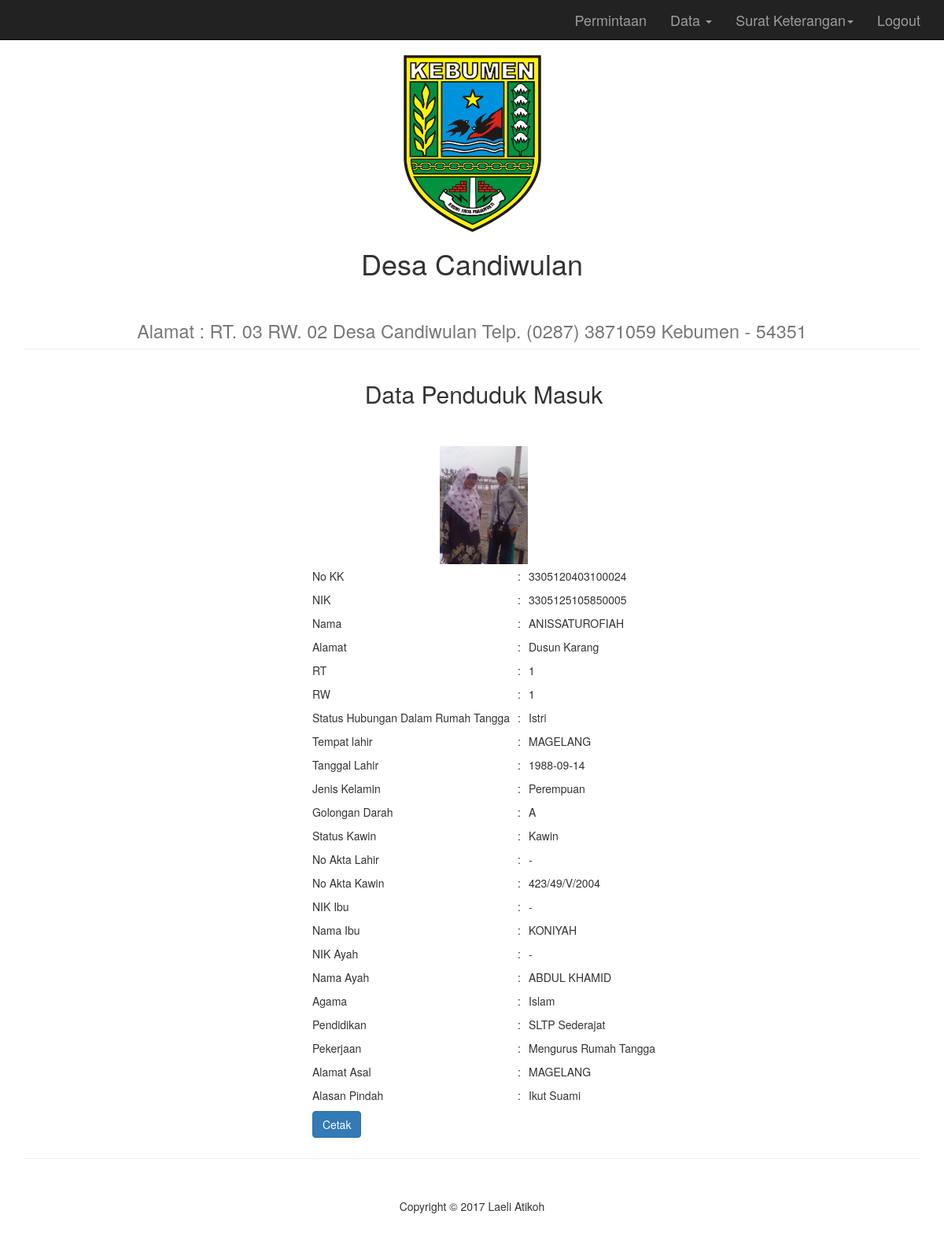
/user.php?container=lihat_datapenduduk_masuk&no_id=AA0006 (signed in), run on the app's committed database.
### tables this page shows
CREATE TABLE IF NOT EXISTS `data_penduduk` (
  `no_kk` varchar(100) NOT NULL,
  `nik` varchar(100) NOT NULL,
  `nama_lgkp` varchar(200) NOT NULL,
  `alamat` varchar(50) NOT NULL,
  `rt` int(5) NOT NULL,
  `rw` int(5) NOT NULL,
  `shdk` varchar(50) NOT NULL,
  `tmpt_lhr` varchar(200) NOT NULL,
  `tgl_lhr` date NOT NULL,
  `jk` varchar(50) NOT NULL,
  `gol_darah` varchar(10) NOT NULL,
  `status_kwn` varchar(100) NOT NULL,
  `no_akta_lhr` varchar(100) NOT NULL,
  `no_akta_kwn` varchar(100) NOT NULL,
  `nik_ibu` varchar(100) NOT NULL,
  `nama_lgkp_ibu` varchar(200) NOT NULL,
  `nik_ayah` varchar(100) NOT NULL,
  `nama_lgkp_ayah` varchar(200) NOT NULL,
  `agama` varchar(100) NOT NULL,
  `pendidikan` varchar(100) NOT NULL,
  `pekerjaan` varchar(100) NOT NULL,
  `foto` varchar(500) NOT NULL,
  `no_id` varchar(12) NOT NULL,
  PRIMARY KEY (`nik`)
);

CREATE TABLE IF NOT EXISTS `penduduk_masuk` (
  `no_id` varchar(30) NOT NULL,
  `alamat_asal` varchar(200) NOT NULL,
  `alasan_pindah` varchar(300) NOT NULL
);

### lihat_datapenduduk_masuk.php (the view, shortened to what this page needs)
<?php
                          $no_id = $_GET['no_id'];
                          $query = mysql_query("select * from penduduk_masuk where no_id ='$no_id'");
                          $query1 = mysql_query("select * from data_penduduk where no_id ='$no_id'");
                          $tampilData = mysql_fetch_array($query);
                          $tampilData1 = mysql_fetch_array($query1);
                        ?>
<div class="container">
<h2 align="center">Data Penduduk Masuk</h2>
<br><br>
  <center>
  <img src="<?php echo $tampilData1['foto']; ?>" height="150" />
  <br>
  <center>
  <table border="0">
  <tr><td>No KK</td><td>:</td><td><?php echo $tampilData1['no_kk']; ?></td></tr>
  <tr><td>NIK</td><td>:</td><td><?php echo $tampilData1['nik']; ?></td></tr>
  <tr><td>Nama</td><td>:</td><td><?php echo $tampilData1['nama_lgkp']; ?></td></tr>
  <tr><td>Alamat</td><td>:</td><td><?php echo $tampilData1['alamat']; ?></td></tr>
  <tr><td>RT</td><td>:</td><td><?php echo $tampilData1['rt']; ?></td></tr>
  <tr><td>RW</td><td>:</td><td><?php echo $tampilData1['rw']; ?></td></tr>
  <tr><td>Status Hubungan Dalam Rumah Tangga</td><td>:</td><td><?php echo $tampilData1['shdk']; ?></td></tr>
  <tr><td>Tempat lahir</td><td>:</td><td><?php echo $tampilData1['tmpt_lhr']; ?></td></tr>
  <tr><td>Tanggal Lahir</td><td>:</td><td><?php echo $tampilData1['tgl_lhr'];?></td></tr>
  <tr><td>Jenis Kelamin</td><td>:</td><td><?php echo $tampilData1['jk'];?></td></tr>
  <tr><td>Golongan Darah</td><td>:</td><td><?php echo $tampilData1['gol_darah'];?></td></tr>
  <tr><td>Status Kawin</td><td>:</td><td><?php echo $tampilData1['status_kwn'];?></td></tr>
  <tr><td>No Akta Lahir</td><td>:</td><td><?php echo $tampilData1['no_akta_lhr'];?></td></tr>
  <tr><td>No Akta Kawin</td><td>:</td><td><?php echo $tampilData1['no_akta_kwn'];?></td></tr>
  <tr><td>NIK Ibu</td><td>:</td><td><?php echo $tampilData1['nik_ibu'];?></td></tr>
  <tr><td>Nama Ibu</td><td>:</td><td><?php echo $tampilData1['nama_lgkp_ibu'];?></td></tr>
  <tr><td>NIK Ayah</td><td>:</td><td><?php echo $tampilData1['nik_ayah'];?></td></tr>
  <tr><td>Nama Ayah</td><td>:</td><td><?php echo $tampilData1['nama_lgkp_ayah'];?></td></tr>
  <tr><td>Agama</td><td>:</td><td><?php echo $tampilData1['agama'];?></td></tr>
  <tr><td>Pendidikan</td><td>:</td><td><?php echo $tampilData1['pendidikan'];?></td></tr>
  <tr><td>Pekerjaan</td><td>:</td><td><?php echo $tampilData1['pekerjaan'];?></td></tr>
  <tr><td>Alamat Asal</td><td>:</td><td><?php echo $tampilData['alamat_asal'];?></td></tr>
  <tr><td>Alasan Pindah</td><td>:</td><td><?php echo $tampilData['alasan_pindah'];?></td></tr>
  <tr><td colspan="3">
           <a href="laporan_pindahmasuk.php?no_id=<?php echo $no_id; ?>" class="btn btn-primary" target="_blank">Cetak</a></td></tr>
  </table></center>
</div>

### user.php (shortened to what this page needs)
<?php
$container    = $_GET['container'];
?>
<?php
  if(empty($_SESSION['username'])AND
    empty($_SESSION['password'])){
    echo "<p><b>Anda Harus Login</b></p>";
}
else{?>
<!DOCTYPE html>
<html lang="en">
<head>
    <link href="css/bootstrap.min.css" rel="stylesheet">
    <link href="css/bootstrap.min.css" rel="stylesheet">
    <link href="css/modern-business.css" rel="stylesheet">
    <link href="font-awesome/css/font-awesome.min.css" rel="stylesheet" type="text/css">
</head>
<body>
    <nav class="navbar navbar-inverse navbar-fixed-top" role="navigation">
        <div class="container">
            <div class="collapse navbar-collapse" id="bs-example-navbar-collapse-1">
                <ul class="nav navbar-nav navbar-right b1">
                <li>
                    <a href="user.php?container=permintaan_user">Permintaan</a>
                            </li>
                    <li class="dropdown">
                        <a href="#" class="dropdown-toggle" data-toggle="dropdown">Data <b class="caret"></b></a>
                    </li>
                    <li class="dropdown">
                        <a href="#" class="dropdown-toggle" data-toggle="dropdown">Surat Keterangan<b class="caret"></b></a>
                            </li>
                    <li>
                        <a href="logout.php">Logout</a>
                    </li>
                        </ul>
            </div>
        </div>
    </nav>
    <div class="container">
        <div class="row">
            <div class="col-lg-12">
            <center>
            <br>
            <img src="kebumen.jpg" width="175" height="225" />
            <br>
                <h1>Desa Candiwulan</h1>
                <h1 class="page-header"><small>Alamat : RT. 03 RW. 02 Desa Candiwulan Telp. (0287) 3871059 Kebumen - 54351</small></h1>
            </center>
                    <?php
             if($container=='kelahiran')
                include("data_kelahiran_user.php");
            else if($container=='permintaan_user')
                include("permintaan_user.php");
            else if($container=='lihat_datapenduduk_kelahiran')
                include("lihat_datapenduduk_kelahiran.php");
            else if($container=='kematian')
                include("kematian_user.php");
            else if($container=='lihat_datapenduduk_kematian')
                include("lihat_datapenduduk_kematian.php");
            else if($container=='pindah_masuk')
                include("pindah_masuk_user.php");
            else if($container=='lihat_datapenduduk_masuk')
                include("lihat_datapenduduk_masuk.php");
        ?>
            </div>
        </div>
        <div class="row">
            <div class="col-lg-12">
            </div>
        </div>
        <hr>
        <footer>
            <div class="row">
                <div class="col-lg-12">
                    <center>
                    <p>Copyright &copy; 2017 Laeli Atikoh</p>
                    </center>
                </div>
            </div>
        </footer>
    </div>
     <link href="datepicker/css/datepicker.css" rel="stylesheet">
</body>
</html>
<?php } ?>

### css/modern-business.css (style rules this page uses)
html, body { height: 100%; }
body { padding-top: 50px; }
footer { margin: 50px 0; }

### user.php (style rules this page uses)
.b1 { font-size: 18px; }

### lihat_datapenduduk_masuk.php (style rules this page uses)
th, td { padding: 5px; }

### data on the page
data_penduduk: foto (picture), no_kk "3305120403100024", nik "3305125105850005", nama_lgkp "ANISSATUROFIAH", alamat "Dusun Karang", rt "1", rw "1", shdk "Istri", tmpt_lhr "MAGELANG", tgl_lhr "1988-09-14", jk "Perempuan", gol_darah "A", status_kwn "Kawin", no_akta_lhr "-", no_akta_kwn "423/49/V/2004", nik_ibu "-", nama_lgkp_ibu "KONIYAH", nik_ayah "-", nama_lgkp_ayah "ABDUL KHAMID", agama "Islam", pendidikan "SLTP Sederajat", pekerjaan "Mengurus Rumah Tangga"
penduduk_masuk: alamat_asal "MAGELANG", alasan_pindah "Ikut Suami"
